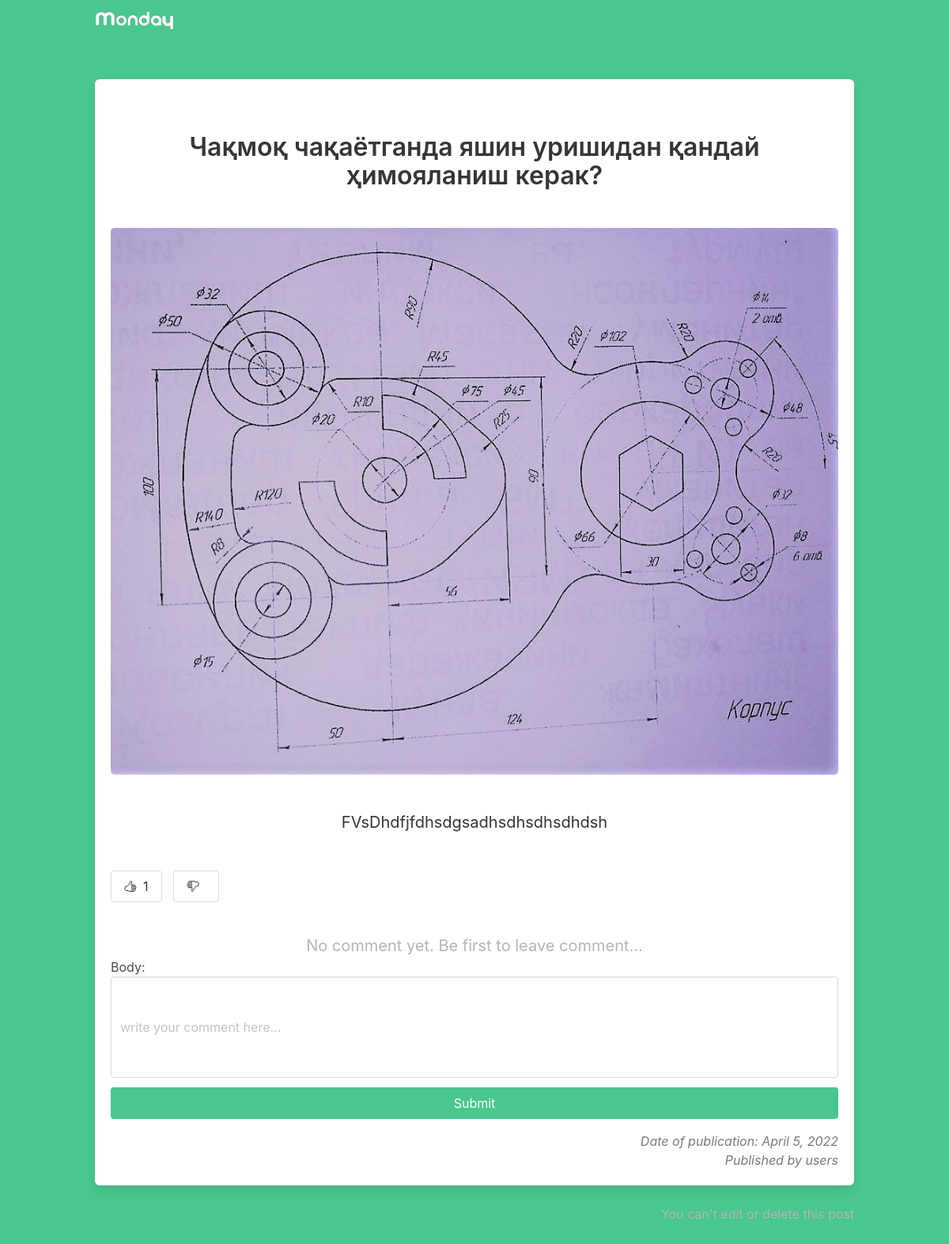
Page /sdhsdhdsh on the committed database.
### post/models.py (models this page shows, shortened)
class Article(models.Model):
    title = models.CharField(max_length=255)
    text = models.TextField()
    slug = models.SlugField(unique=True)
    date = models.DateField(auto_now=True)
    thumb = models.ImageField(blank=True)
    author = models.ForeignKey(User, default=None, on_delete=models.CASCADE)
    likes = models.ManyToManyField(User, related_name='article_likes')
    dislikes = models.ManyToManyField(User, related_name='article_dislikes')
    def __str__(self):
        return self.title
    def total_likes(self):
        return self.likes.count()

### post/views.py (the view, shortened to what this page needs)
# urls.py: path('<slug>', article_detail, name='article_detail'),
def article_detail(request, slug):
    article = Article.objects.get(slug=slug)
    form = CommentForm()
    return render(request, 'article_detail.html', {'article': article, 'form':form})

### post/forms.py
class CommentForm(forms.ModelForm):
    body = forms.CharField(widget=forms.TextInput(attrs={
        'class': 'textarea',
        'size': '40',
        'placeholder': 'write your comment here...'
    }))
    class Meta:
       model = Comment
       fields = ['body',]

### templates/article_detail.html (shortened to what this page needs)
{% extends 'base.html' %}
{% load static %}
{% block content %}
    <div class="container">
    <div class="columns is-centered">
        <div class="column">
            <div class="box">
                <div class="title has-text-dark has-text-centered my-6">{{ article }}</div>
                <img src="{{ article.thumb.url }}" alt="" class="image is-centered"
                     style="min-width: 100%; border-radius: 5px">
                <div class="subtitle has-text-dark has-text-centered my-6">{{ article.text }}</div>
                {% if user not in article.likes.all and user not in article.dislikes.all %}
                <div class="columns">
                    <div class="column is-1">
                        <form action="{% url 'article_like' article.slug %}" method="post" class="has-text-right">
                            <button type="submit" class="button ">
                                <ion-icon name="thumbs-up-outline"></ion-icon>
                               <span class="ml-2">{{ article.total_likes }}</span>
                            </button>
                        </form>
                    </div>
                    <div class="column is-1">
                        <form action="{% url 'article_dislike' article.slug %}" method="post" class="has-text-right">
                            <button type="submit" class="button">
                                <ion-icon name="thumbs-down-outline"></ion-icon>
                            </button>
                        </form>
                    </div>
                </div>
                {% endif %}
                {% if not article.comment_set.all %}
                <div class="has-text-centered has-text-grey-light is-size-5 mx-3">
                    No comment yet. Be first to leave comment...
                </div>
                {% endif %}
                <form method="POST" enctype="multipart/form-data" class="comment">
                    {{ form }}
                    <button type="submit" class="button is-success mt-3 is-fullwidth"> Submit </button>
                </form>
                <div class="has-text-grey is-size-6 has-text-right is-italic">
                    <p class="datetime">Date of publication: {{ article.date }}</p>
                    {% if user == article.author %}
                    <p class="conten">Published by you</p>
                    {% else %}
                    <p class="conten">Published by {{ article.author }}</p>
                    {% endif %}
                </div>
            </div>
            {% if user == article.author %}
            <div class="has-text-right">
                <a href="{% url 'article_edit' article.slug %}" class="button is-info ">
                    <ion-icon name="create-outline"></ion-icon>
                </a>
                <a href="{% url 'article_delete' article.slug %}" class="button is-danger ">
                    <ion-icon name="trash-outline"></ion-icon>
                </a>
             </div>
             {% else %}
             <div class="has-text-right">
                 <p class="conten has-text-grey-light">
                    You can't edit or delete this post
                 </p>
             </div>
             {% endif %}
        </div>
    </div>
    </div>
{% endblock %}

### rows in the picture
Article: title "Чақмоқ чақаётганда яшин уришидан қандай ҳимояланиш керак?", thumb (picture), text "FVsDhdfjfdhsdgsadhsdhsdhsdhdsh", total_likes "1", date "April 5, 2022", author "users"
